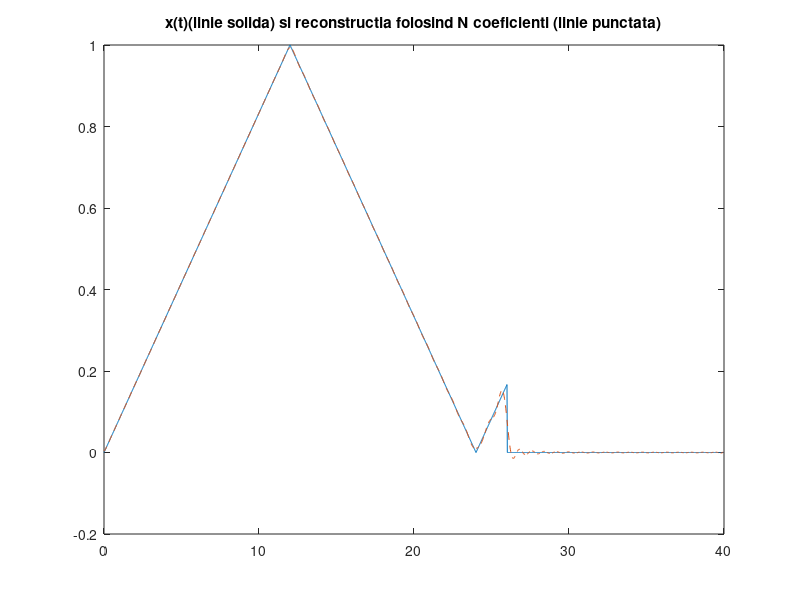
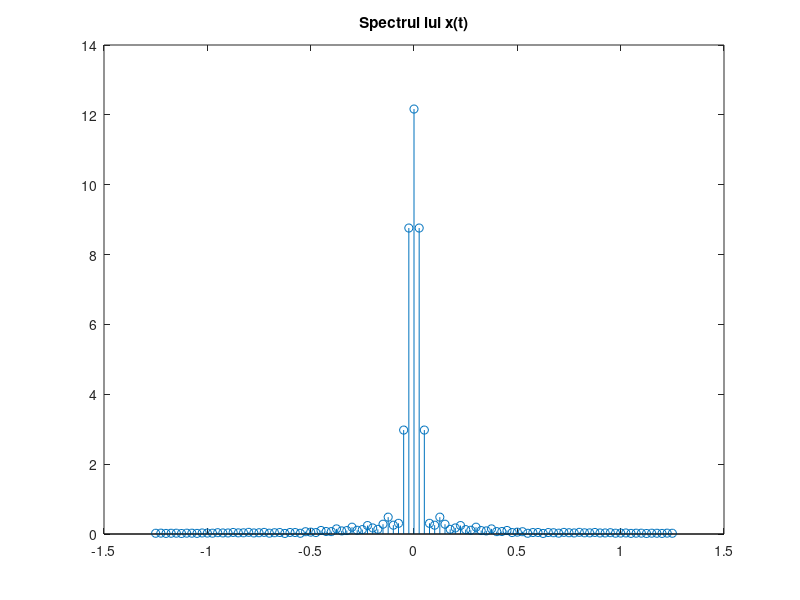

The MATLAB source for these figures, in order:
%Numar de ordine: 26
%Semnal triunghiular
%Perioada P = 40 s
%Durata semnalelor D = 26
%Numar de coeficienti = 50

P = 40; 
D = 26; 
N = 50;
w0 = 2*pi/P; %pulsatia unghiulara a semnalului
t_original = 0:0.02:D; %esantionarea semnalului original
x_original = sawtooth((pi/12)*t_original,0.5)/2+0.5; %semnalul triunghiular original
t = 0:0.02:P; %esantionarea semnalului modificat
x = zeros(1,length(t)); %initializare a semnalului modificat cu valori nule
x(t<=D) = x_original; %modificam valorile nule cu valori din semnalul original
                %unde avem valori din t <= durata semnalului 
figure(1);
plot(t,x),title('x(t)(linie solida) si reconstructia folosind N coeficienti (linie punctata)'); %afisare x(t)
hold on;


for k = -N:N %k este variabila dupa care se realizeaza suma
    x_fourier = x_original; %x_t e semnalul realizat dupa formula SF data
    x_fourier = x_fourier .* exp(-1i*k*w0*t_original); %inmultire intre doua matrice element cu element
    X(k+N+1) = 0; %initializare cu valoare nula
    for i = 1:length(t_original)-1
        X(k+N+1) = X(k+N+1) + (t_original(i+1)-t_original(i)) * (x_fourier(i)+x_fourier(i+1))/2; %reconstructia folosind coeficientii
    end
end

for i = 1:length(t) %i este variabila dupa care se realizeaza suma
    x_finit(i) = 0; %initializare cu valoare nula
    for k=-N:N
        x_finit(i) = x_finit(i) + (1/P) * X(k+51) * exp(1i*k*w0*t(i));  %reconstructia folosind coeficientii
    end
end
plot(t,x_finit,'--'); %afisare reconstructie semnal folosind cei N coeficienti

figure(2);
w=-50*w0:w0:50*w0; %w este vectorul ce ne va permite afisarea spectrului functiei
stem(w/(2*pi),abs(X)),title('Spectrul lui x(t)'); %afisarea spectrului

%Conform cursului de SS, teoria seriilor Fourier  ne spune ca orice
%semnal periodic poate fi aproximat printr-o suma infinita de sinusuri si
%cosinusuri de diferite frecvente, fiecare ponderat cu un anumit coeficient. 
%Semnalul reconstruit foloseste un numar finit de termeni(N=50 in tema) si se apropie ca
%forma de semnalul original, insa prezinta o marja de eroare. Cu cat marim
%numarul de coeficienti ai SF, aceasta marja de eroare va fi din ce in ce mai
%mica. In plus, se observa faptul ca semnalul poate fi aproximat printr-o
%suma de sinusoide, variatiile semnalului prezentand un caracter sinusoidal.

